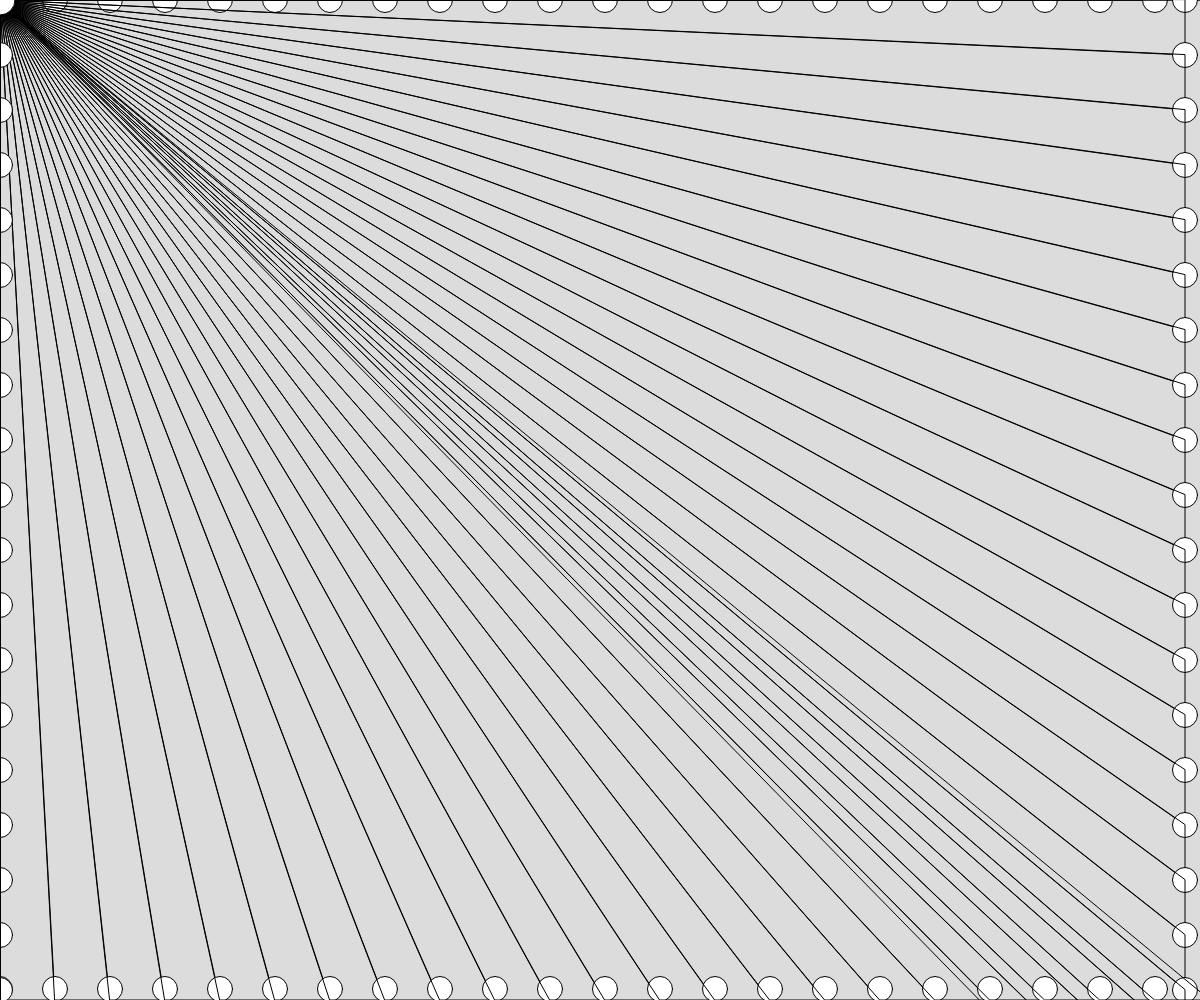
Frame 1 (no input)
Frame 60 (no input): identical to frame 1, image omitted
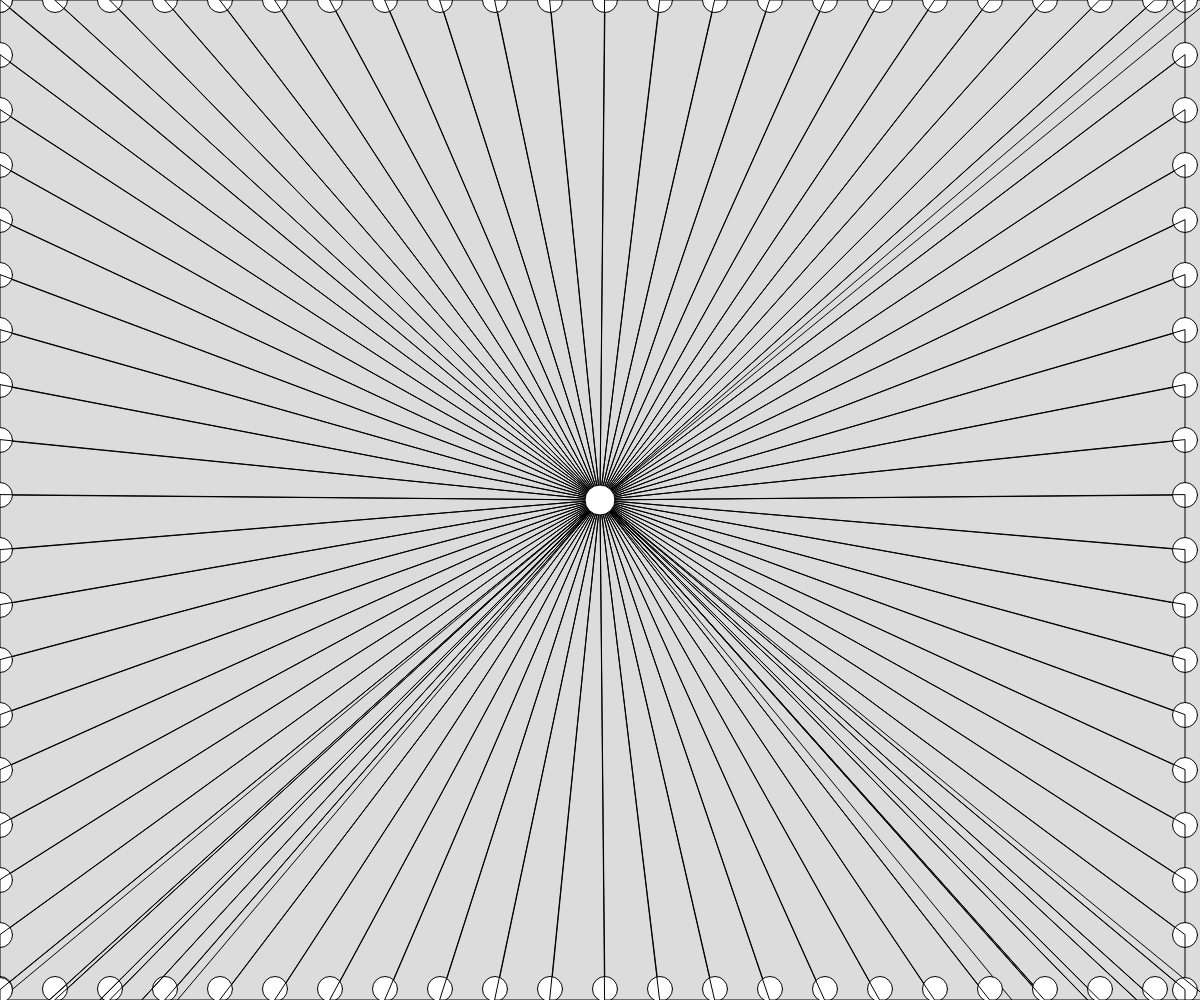
Frame 120 (the mouse pressed at the canvas centre since frame 60)

The p5.js sketch that drew these frames (run headless with seeded random() and noise() and a simulated clock; from frame 60 on, the mouse is pressed at the canvas centre):

// p5.js sketch
// ── sketch.js
// Drawing with single loops 
// Muhammad Ismail
// 2/24/2026

// Globale Varaibles
let cX = 0;

function setup() {
  createCanvas(windowWidth, windowHeight);
}

function movingBall(){
  // This function makes a moving ball that wraps around
  // Using the draw() loop, we can animate
  cX += 5;
  if(cX > width) cX = 0; // wraps around
  circle(cX, 50, 25);
}

function circleLine(y, size){
  // Use this function to draw a line of circales
  // y → number height at which to the line
  // size → number diameter of the circles
  // Can't make animate in for loop
  let xStart = width * 0.1; // 10% position from left
  let xEnd = width * 0.9; // 90% position from left
  for(let x = xStart; x < xEnd; x+= size){
    circle(x,y,size);
  }
}

function gradientBackground(){
  // Create a gradent to use as a bacground
  let h = 1; // hight of each rectangle

  // use a loop (doesn't have to be WHILE)
  // to draw vertical stack of rectangles
  let y = 0;
  noStroke();
  while (y < height){
    let value = map(y, 0, height, 0, 255);
    fill(value, 0, 255);
    rect(0, y, width, h);
    y += h;
  }
}

function Chalange(){
  // Use this function to draw a line of circales
  // y → number height at which to the line
  // size → number diameter of the circles
  // Can't make animate in for loop
  let Cx = mouseX;
  let Cy = mouseY;
  let size = 25;
  for(let x = 0; x < width; x+= size + 30){
    fill(255);
    circle(x,0,size);
    noFill();
    triangle(x,0, x +size + 30, 0, Cx, Cy);
  }
  for(let y = 0; y < width; y+= size + 30){
    fill(255);
    circle(width -15,y,size);
    noFill();
    triangle(width -15, y, width -15, y+size+30, Cx, Cy);
  }
  for(let x = 0; x < width; x+= size + 30){
    fill(255);
    circle(x,height - 11,size);
    noFill();
    triangle(x,height, x +size + 30, height, Cx, Cy);
  }
  for(let y = 0; y < width; y+= size + 30){
    fill(255);
    circle(0,y,size);
    noFill();
    triangle(0, y, 0, y+ size + 30, Cx, Cy);
  }
  fill(255);
  circle(Cx, Cy, 30);
  

}

function draw() {
  background(220);
  Chalange();
  //gradientBackground();
  //movingBall();
  //circleLine(height*0.35, 30);
  //circleLine(height/2, 50);
  //circleLine(height*0.65, 80);
}
